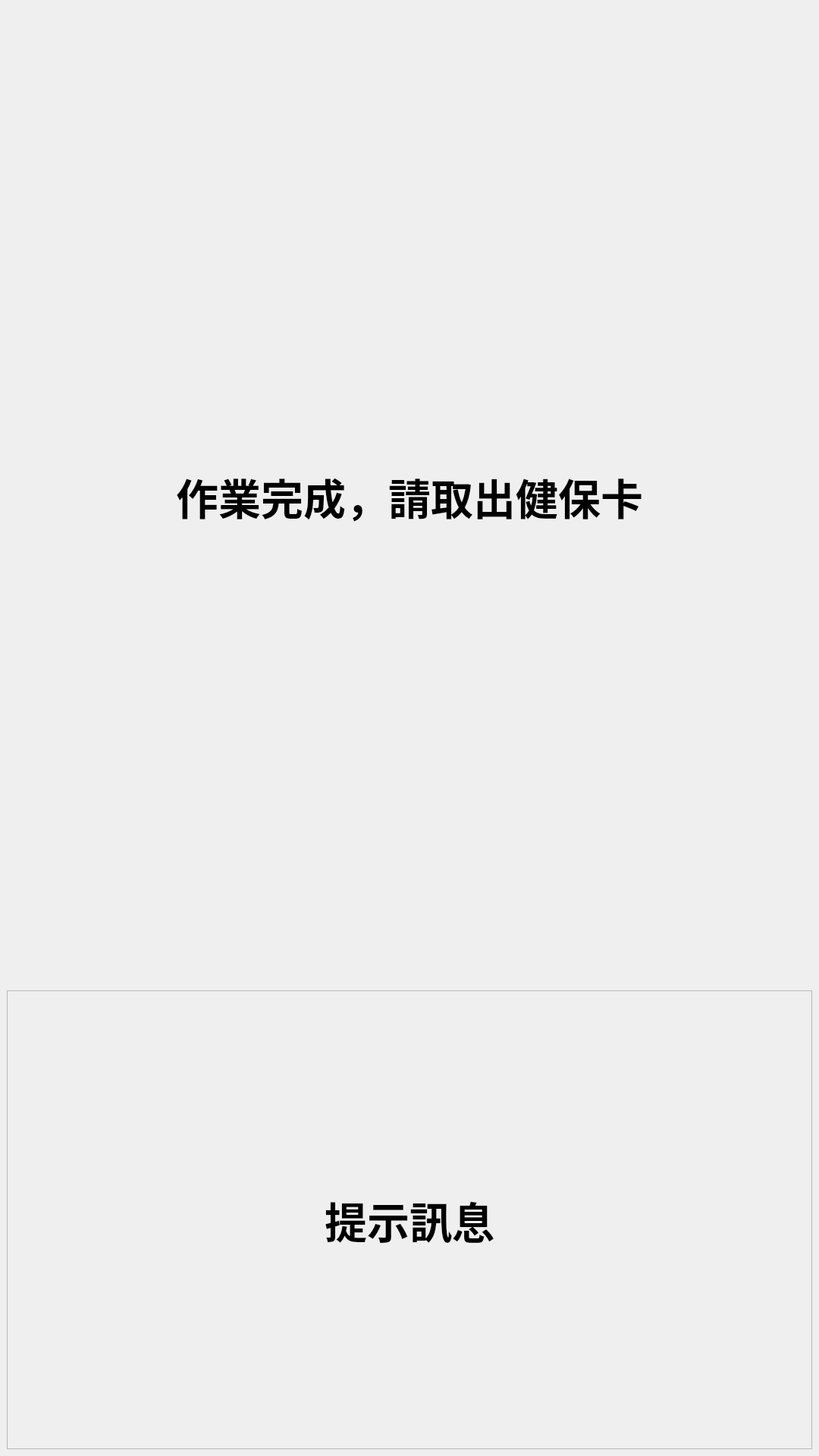
<?xml version="1.0" encoding="UTF-8"?>
<ui version="4.0">
 <class>WindowCompleted</class>
 <widget class="QMainWindow" name="WindowCompleted">
  <property name="geometry">
   <rect>
    <x>0</x>
    <y>0</y>
    <width>1080</width>
    <height>1920</height>
   </rect>
  </property>
  <property name="windowTitle">
   <string>主畫面</string>
  </property>
  <widget class="QWidget" name="centralwidget">
   <layout class="QGridLayout" name="gridLayout">
    <item row="4" column="0">
     <widget class="QFrame" name="frame">
      <property name="minimumSize">
       <size>
        <width>0</width>
        <height>500</height>
       </size>
      </property>
      <property name="maximumSize">
       <size>
        <width>16777215</width>
        <height>16777215</height>
       </size>
      </property>
      <property name="frameShape">
       <enum>QFrame::StyledPanel</enum>
      </property>
      <property name="frameShadow">
       <enum>QFrame::Raised</enum>
      </property>
      <layout class="QVBoxLayout" name="verticalLayout">
       <item>
        <spacer name="verticalSpacer">
         <property name="orientation">
          <enum>Qt::Vertical</enum>
         </property>
         <property name="sizeHint" stdset="0">
          <size>
           <width>20</width>
           <height>40</height>
          </size>
         </property>
        </spacer>
       </item>
       <item>
        <widget class="QLabel" name="label_hint">
         <property name="font">
          <font>
           <family>微軟正黑體</family>
           <pointsize>42</pointsize>
           <weight>75</weight>
           <bold>true</bold>
          </font>
         </property>
         <property name="text">
          <string>提示訊息</string>
         </property>
         <property name="alignment">
          <set>Qt::AlignCenter</set>
         </property>
        </widget>
       </item>
       <item>
        <spacer name="verticalSpacer_5">
         <property name="orientation">
          <enum>Qt::Vertical</enum>
         </property>
         <property name="sizeHint" stdset="0">
          <size>
           <width>20</width>
           <height>40</height>
          </size>
         </property>
        </spacer>
       </item>
      </layout>
     </widget>
    </item>
    <item row="1" column="0">
     <widget class="QLabel" name="label_message">
      <property name="font">
       <font>
        <family>微軟正黑體</family>
        <pointsize>42</pointsize>
        <weight>75</weight>
        <bold>true</bold>
       </font>
      </property>
      <property name="text">
       <string>作業完成，請取出健保卡</string>
      </property>
      <property name="alignment">
       <set>Qt::AlignCenter</set>
      </property>
     </widget>
    </item>
    <item row="0" column="0">
     <spacer name="verticalSpacer_2">
      <property name="orientation">
       <enum>Qt::Vertical</enum>
      </property>
      <property name="sizeHint" stdset="0">
       <size>
        <width>20</width>
        <height>40</height>
       </size>
      </property>
     </spacer>
    </item>
    <item row="2" column="0">
     <spacer name="verticalSpacer_3">
      <property name="orientation">
       <enum>Qt::Vertical</enum>
      </property>
      <property name="sizeHint" stdset="0">
       <size>
        <width>20</width>
        <height>40</height>
       </size>
      </property>
     </spacer>
    </item>
   </layout>
  </widget>
 </widget>
 <resources/>
 <connections/>
</ui>
